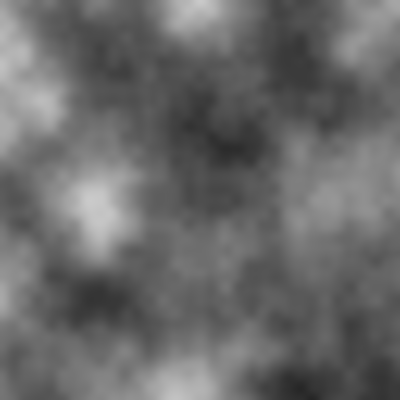
Frame 1 (no input)
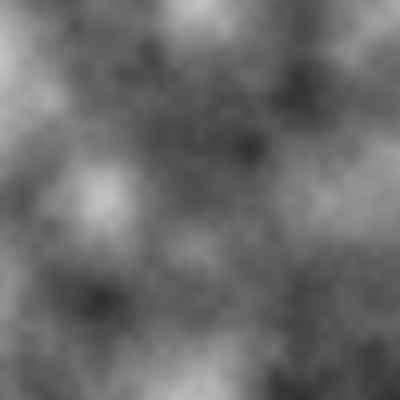
Frame 60 (the mouse pressed at the canvas centre just before this capture)
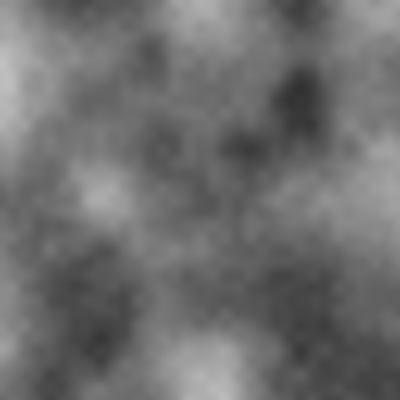
Frame 120 (the mouse held since frame 60 and released just before this capture)

The Processing sketch that drew these frames (run headless with seeded random() and noise(); from frame 60 on, the mouse is pressed at the canvas centre):

// Processing sketch: I9_perlin_noise_animation
// ── I9_perlin_noise_animation.pde

float zoff = 0.0;
void setup() {
  
  size(400,400);
}

void draw() {
  loadPixels();
 // Start xoff at 0.
float xoff = 0.0; //[bold]
for (int x = 0; x < width; x++) {
  // For every xoff, start yoff at 0.
  float yoff = 0.0; //[bold]

  for (int y = 0; y < height; y++) {
    // Use xoff and yoff for noise().
    float bright = map(noise(xoff,yoff,zoff),0,1,0,255); //[bold]
    // Use x and y for pixel location.
    pixels[x+y*width] = color(bright);
    // Increment yoff.
    yoff += 0.01; //[bold]
    //noiseDetail(1,0.65);
  }
  // Increment xoff.
  xoff += 0.01;  //[bold]
}
zoff += 0.003; 

updatePixels();
}
